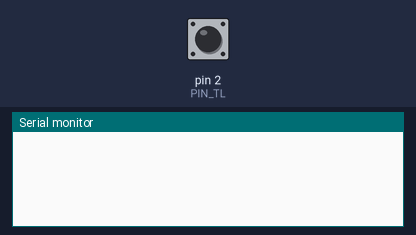
The sketch below on a simulated Arduino Uno, built with avr-gcc and run on an emulated ATmega328P. Shown: the last lines printed to the serial monitor. Inputs (shaded band) come from the test bench; at power-on: pin 2 (PIN_TL) HIGH.

Above: at 1.2 s.
1.3 s: pin 2 (PIN_TL) pulled LOW for 0.15 s
At 2.2 s:
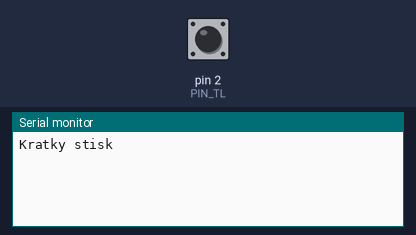
2.9 s: pin 2 (PIN_TL) pulled LOW for 1 s
At 4.7 s:
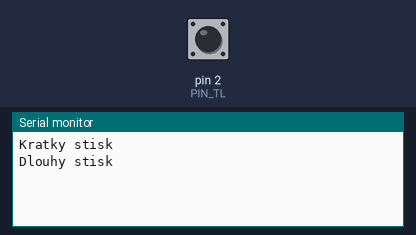

Measured:
- after the input at 1.3 s, the serial monitor: prints a new line after 0.15 s (image 1)
- after the input at 2.9 s, the serial monitor: prints a new line after 1.0 s (image 2)

The sketch:

3.ino
```cpp
/* Připojte k Arduinu tlačítko na pin 2. Pomocí ext. přerušení reagujte na stisk tlačítka.
Pokud bude mezi stiskem a uvolněním tlačítka více než 500 ms, vypíše se do konzole "dlouhy stisk", jinak "kratky stisk".
Ošetřete zákmity.
*/
#define PIN_TL 2
#define ZAKMIT 20

bool StavTl;
bool PredchoziTl = HIGH;  // Výchozí stav tlačítka je HIGH, protože je používán INPUT_PULLUP
unsigned long PosledniZmenaTl = 0;
unsigned long CasStisku = 0;
unsigned long DobaStisku = 0;

void setup() {
  pinMode(PIN_TL, INPUT_PULLUP);
  attachInterrupt(digitalPinToInterrupt(PIN_TL), ObsluhaTl, CHANGE);
  Serial.begin(9600);
}

void loop() {
  // Hlavní smyčka může být prázdná, protože vše je řízeno přerušením
}

void ObsluhaTl() {
  StavTl = digitalRead(PIN_TL);

  if (StavTl != PredchoziTl && millis() >= PosledniZmenaTl + ZAKMIT) {
    PredchoziTl = StavTl;
    PosledniZmenaTl = millis();

    if (StavTl == LOW) {
      CasStisku = millis();  // Uložení času stisku tlačítka
    } else {
      DobaStisku = millis() - CasStisku;  // Vypočítání doby stisku tlačítka

      if (DobaStisku > 500) {
        Serial.println("Dlouhy stisk");
      } else {
        Serial.println("Kratky stisk");
      }
    }
  }
}
```
